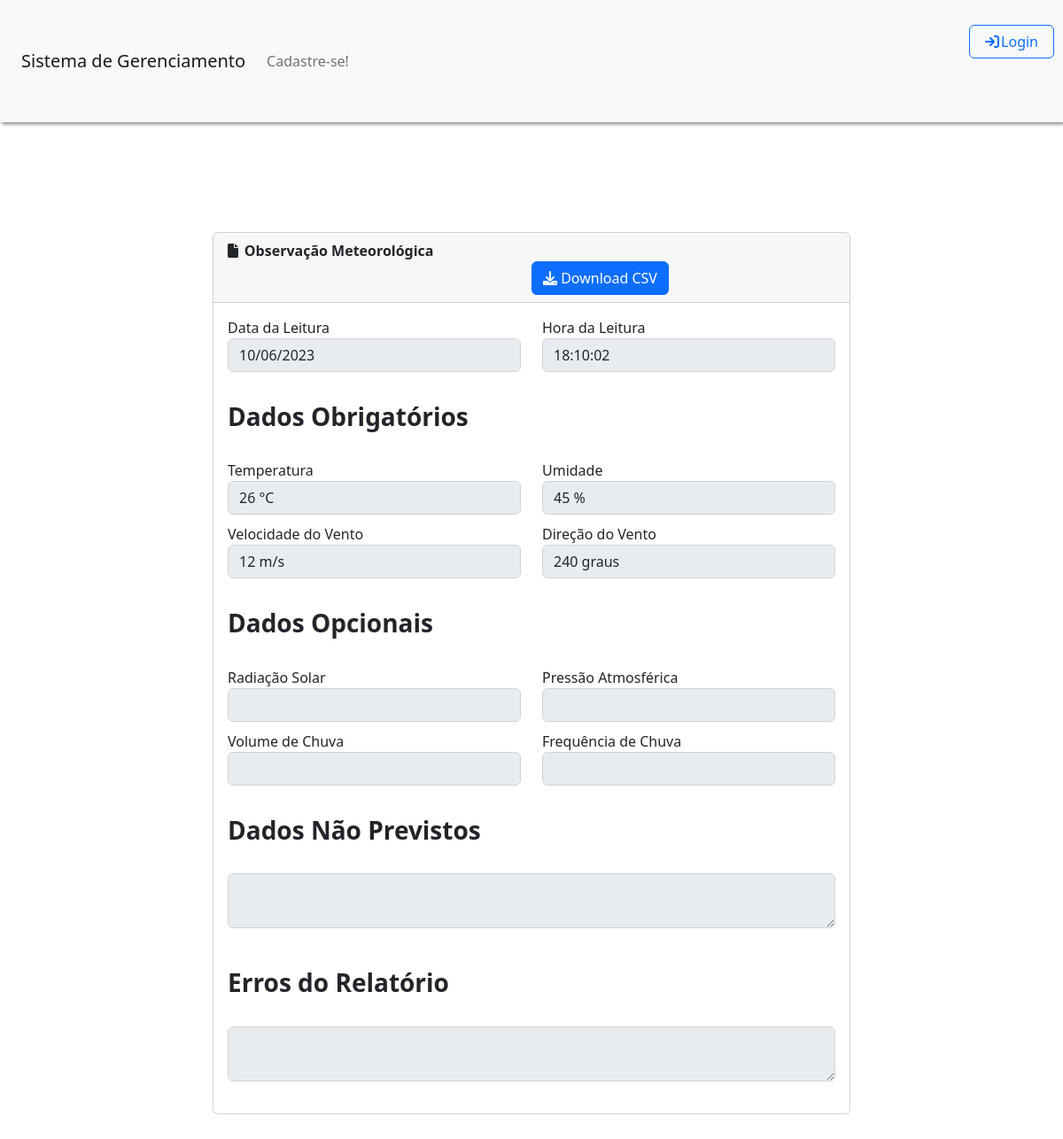
Screenshot of /Tela_Visualizar_Observacao.php?idobservacao=2 with the database file from the repository.
### tables this page shows
CREATE TABLE IF NOT EXISTS observacoes (
  idobservacao INT NOT NULL AUTO_INCREMENT,
  data DATE NULL,
  hora TIME NULL,
   
  temperatura FLOAT NULL,
  unidade_tem VARCHAR(5) NULL,
  erro_tem BOOLEAN NULL,
  umidade FLOAT NULL,
  unidade_um VARCHAR(5) NULL,
  erro_um BOOLEAN NULL,
  vento_velocidade FLOAT NULL,
  unidade_vv VARCHAR(5) NULL,
  erro_vv BOOLEAN NULL,
  vento_direcao FLOAT NULL,
  unidade_vd VARCHAR(50) NULL,
  erro_vd BOOLEAN NULL,
   
  radiacao_solar FLOAT NULL,
  unidade_rs VARCHAR(5) NULL,
  erro_rs BOOLEAN NULL,
  pressao_atmos FLOAT NULL,
  unidade_pa VARCHAR(5) NULL,
  erro_pa BOOLEAN NULL,
  volume_chuva FLOAT NULL,
  unidade_vc VARCHAR(5) NULL,
  erro_vc BOOLEAN NULL,
  frequencia_chuva FLOAT NULL,
  unidade_fc VARCHAR(5) NULL,
  erro_fc BOOLEAN NULL,
   
   
  observacoes_nao_previstas JSON NULL,
  erros TEXT NULL,
  emas_idema INT NOT NULL,
  PRIMARY KEY (idobservacao, emas_idema),
    FOREIGN KEY (emas_idema)
    REFERENCES emas (idema));

### controllers/controller_observacao.php (called while the page is built, shortened)
<?php
function buscarObservacaoPorID($idobservacao) {
    $conexao = conectarBanco();
    $idobservacao = mysqli_real_escape_string($conexao, $idobservacao);
    $query = "SELECT * FROM observacoes WHERE idobservacao = '$idobservacao'";
    $resultado = mysqli_query($conexao, $query);
    if ($resultado && mysqli_num_rows($resultado) > 0) {
        $observacao = mysqli_fetch_assoc($resultado);
        return $observacao;
    } else {
        return false;
    }
}
?>

### Tela_Visualizar_Observacao.php (the view, shortened to what this page needs)
<!DOCTYPE html>
<?php
require '../portalEMA/functions/geral.php';
require '../portalEMA/controllers/controller_observacao.php';
?>
<html>
    <head>
        <link rel="stylesheet" type="text/css" href="../portalEMA/css/style.css">
        <link rel="stylesheet" href="https://cdnjs.cloudflare.com/ajax/libs/font-awesome/6.0.0-beta3/css/all.min.css">
        <link rel="stylesheet" type="text/css" href="https://cdn.jsdelivr.net/npm/bootstrap@5.2.3/dist/css/bootstrap.min.css">
        <link rel="stylesheet" href="https://unpkg.com/leaflet@1.7.1/dist/leaflet.css" />
    </head>
    <body>
        <?php
        $observacaoId = $_GET['idobservacao'];
        $observacao = buscarObservacaoPorId($observacaoId);
        if (!$observacao) {
            echo "Observação Meteorológica não encontrado.";
            exit;
        } else {
            echo '<div id="relatorio" style="padding-top: 30%; padding-bottom: 10%">';
            echo '<div class="card col-12">';
            echo '<div class="card-header">';
            echo '<div style="display: inline;"><i style="padding-right: 1%;" class="fas fa-file"></i><b>Observação Meteorológica</b></div>';
            echo '<div style="display: inline-flex; margin-left: 50%;"><form method="POST"><a href="../portalEMA/functions/download_csv.php?idobservacao=' . $observacaoId . '" class="btn btn-primary"><i class="fas fa-download"></i> Download CSV </a></form></div>';
            echo '</div>';
            echo '<div class="card-body">';
            echo '<form>';
            echo '<div class="row">';
            echo '<div class="col">';
            echo '<label>Data da Leitura</label>';
            echo '<input disabled="true" value="' . $observacao['data'] . '" type="date" class="form-control">';
            echo '</div>';
            echo '<div class="col">';
            echo '<label>Hora da Leitura</label>';
            echo '<input disabled="true" value="' . $observacao['hora'] . '" type="text" class="form-control">';
            echo '</div>';
            echo '</div>';
            echo '<br><h3><b>Dados Obrigatórios</b></h3><br>';
            echo '<div class="row">';
            echo '<div class="col">';
            echo '<label>Temperatura</label>';
            if($observacao['erro_tem'] == false){
                echo '<input disabled="true" value="' . $observacao['temperatura'] . ' ' . $observacao['unidade_tem'] . '" type="text" class="form-control">';
            }else{
                echo '<input disabled="true" title="Valor com erro" style="color: red;" value="' . $observacao['temperatura'] . ' ' . $observacao['unidade_tem'] . '" type="text" class="form-control">';
            }
            echo '</div>';
            echo '<div class="col">';
            echo '<label>Umidade</label>';
            if($observacao['erro_um'] == false){
                echo '<input disabled="true" value="' . $observacao['umidade'] . ' ' . $observacao['unidade_um'] . '" type="text" class="form-control">';
            }else{
                echo '<input disabled="true" title="Valor com erro" style="color: red;" value="' . $observacao['umidade'] . ' ' . $observacao['unidade_um'] . '" type="text" class="form-control">';
            }
            echo '</div>';
            echo '</div>';
            echo '<div class="row">';
            echo '<div class="col">';
            echo '<label>Velocidade do Vento</label>';
            if($observacao['erro_vv'] == false){
                echo '<input disabled="true" value="' . $observacao['vento_velocidade'] . ' ' . $observacao['unidade_vv'] . '" type="text" class="form-control">';
            }else{
                echo '<input disabled="true" title="Valor com erro" style="color: red;" value="' . $observacao['vento_velocidade'] . ' ' . $observacao['unidade_vv'] . '" type="text" class="form-control">';
            }
            echo '</div>';
            echo '<div class="col">';
            echo '<label>Direção do Vento</label>';
            if($observacao['erro_vd'] == false){
                echo '<input disabled="true" value="' . $observacao['vento_direcao'] . ' ' . $observacao['unidade_vd'] . '" type="text" class="form-control">';
            }else{
                echo '<input disabled="true" title="Valor com erro" style="color: red;" value="' . $observacao['vento_direcao'] . ' ' . $observacao['unidade_vd'] . '" type="text" class="form-control">';
            }
            echo '</div>';
            echo '</div>';
            echo '<br><h3><b>Dados Opcionais</b></h3><br>';
            echo '<div class="row">';
            echo '<div class="col">';
            echo '<label>Radiação Solar</label>';
            if($observacao['erro_rs'] == false){
                echo '<input disabled="true" value="' . $observacao['radiacao_solar'] . ' ' . $observacao['unidade_rs'] . '" type="text" class="form-control">';
            }else{
                echo '<input disabled="true" title="Valor com erro" style="color: red;" value="' . $relatorio['radiacao_solar'] . ' ' . $observacao['unidade_rs'] . '" type="text" class="form-control">';
            }
            echo '</div>';
            echo '<div class="col">';
            echo '<label>Pressão Atmosférica</label>';
            if($observacao['erro_pa'] == false){
                echo '<input disabled="true" value="' . $observacao['pressao_atmos'] . ' ' . $observacao['unidade_pa'] . '" type="text" class="form-control">';
            }else{
                echo '<input disabled="true" title="Valor com erro" style="color: red;" value="' . $observacao['pressao_atmos'] . ' ' . $observacao['unidade_pa'] . '" type="text" class="form-control">';
            }
            echo '</div>';
            echo '</div>';
            echo '<div class="row">';
            echo '<div class="col">';
            echo '<label>Volume de Chuva</label>';
            if($observacao['erro_vc'] == false){
                echo '<input disabled="true" value="' . $observacao['volume_chuva'] . ' ' . $observacao['unidade_vc'] . '" type="text" class="form-control">';
            }else{
                echo '<input disabled="true" title="Valor com erro" style="color: red;" value="' . $observacao['volume_chuva'] . ' ' . $observacao['unidade_vc'] . '" type="text" class="form-control">';
            }
            echo '</div>';
            echo '<div class="col">';
            echo '<label>Frequência de Chuva</label>';
            if($observacao['erro_fc'] == false){
                echo '<input disabled="true" value="' . $observacao['frequencia_chuva'] . ' ' . $observacao['unidade_fc'] . '" type="text" class="form-control">';
            }else{
                echo '<input disabled="true" title="Valor com erro" style="color: red;" value="' . $observacao['frequencia_chuva'] . ' ' . $observacao['unidade_fc'] . '" type="text" class="form-control">';
            }
            echo '</div>';
            echo '</div>';
            echo '<br><h3><b>Dados Não Previstos</b></h3><br>';
            echo '<textarea disabled="true" style="font-family: "Courier New";" class="form-control">'. $observacao['observacoes_nao_previstas'] .'</textarea>';
            echo '<br><h3><b>Erros do Relatório</b></h3><br>';
            echo '<textarea type="text" disabled="true" style="font-family: "Courier New";" class="form-control" >'. $observacao['erros'] .'</textarea>';
            echo '</form>';
            echo '</div>';
            echo '</div>';
            echo '</div>';
        }
        ?>
    </body>
</html>

### css/style.css (style rules this page uses)
html, body { height: 100%; }
body { display: -ms-flexbox; display: -webkit-box; display: flex; -ms-flex-align: center; -ms-flex-pack: center; -webkit-box-align: center; align-items: center; -webkit-box-pack: center; justify-content: center; padding-top: 40px; padding-bottom: 40px; background-color: #f5f5f5; }

### Tela_Visualizar_Observacao.php (style rules this page uses)
.form-control { margin-bottom: 3%; }
body { height: 160%; }
#relatorio { width: 60%; }

### rows the page displays
observacoes: data "10/06/2023", hora "18:10:02", temperatura+unidade_tem "26 °C", umidade+unidade_um "45 %", vento_velocidade+unidade_vv "12 m/s", vento_direcao+unidade_vd "240 graus"
